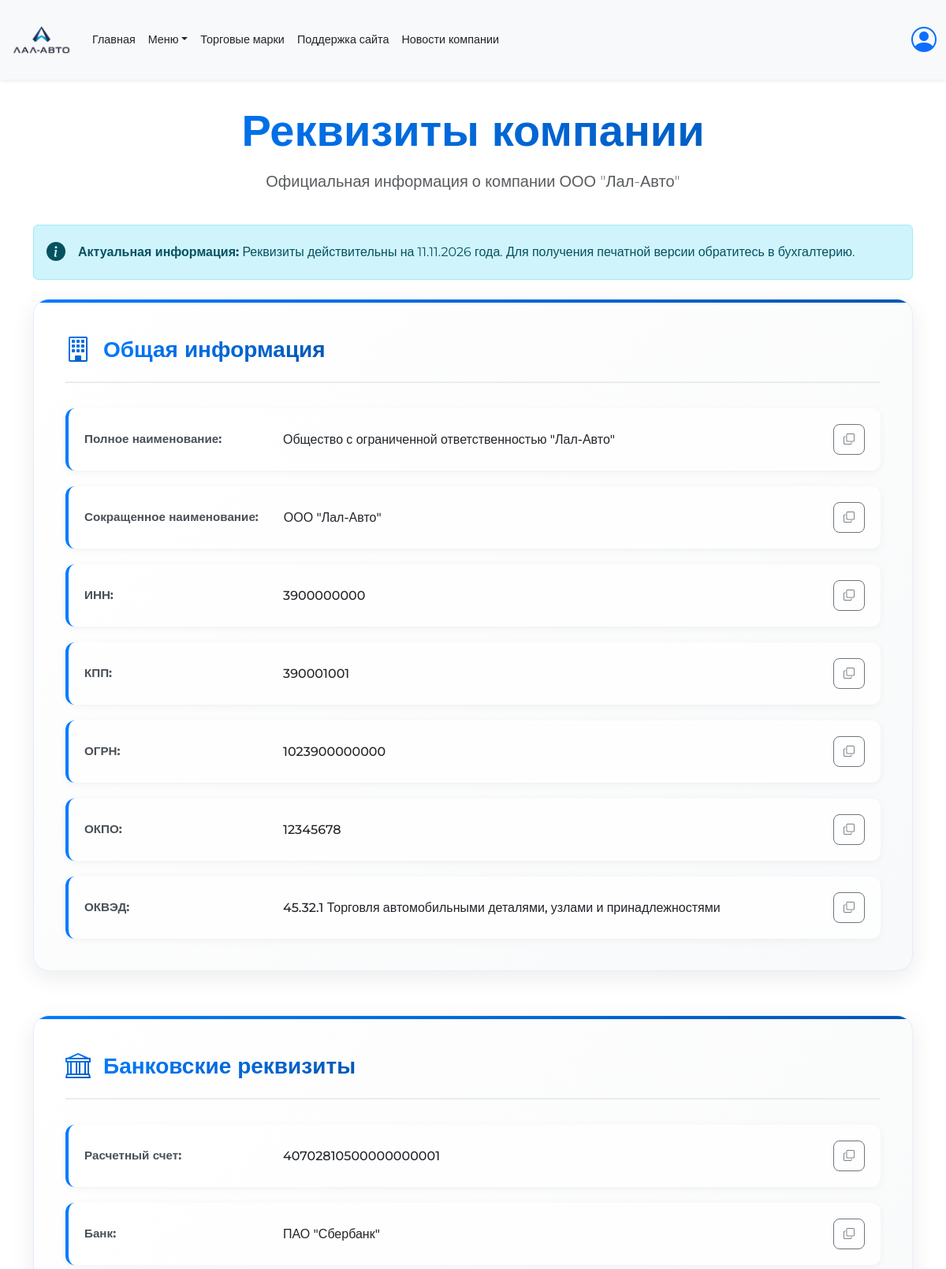
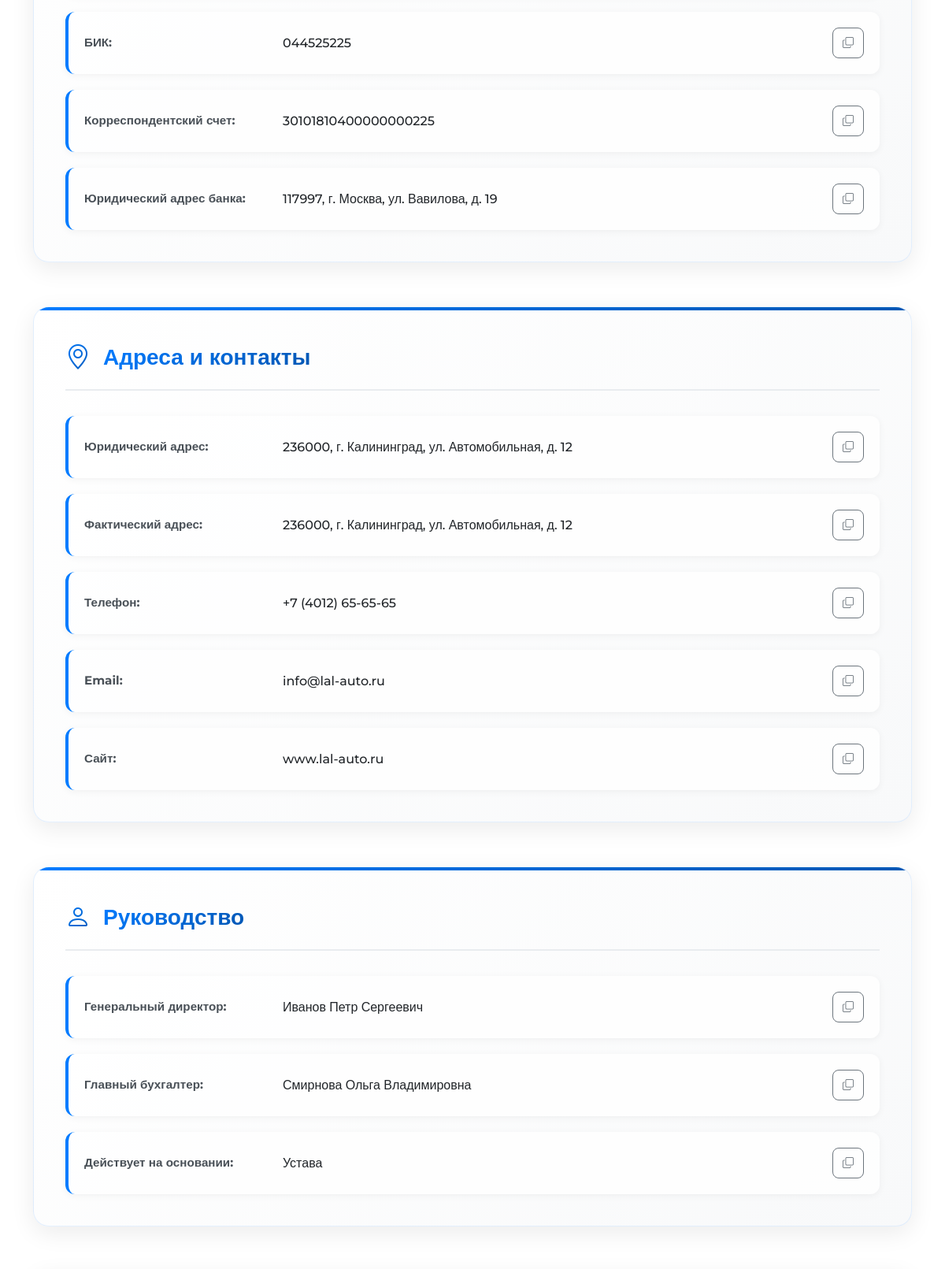
The app's page /includes/requisites.php (signed in, upper part) with its own data (2 pictures, top to bottom).
### tables this page shows
CREATE TABLE `company_requisites` (
  `id` int(11) NOT NULL,
  `category` varchar(50) NOT NULL,
  `title` varchar(255) NOT NULL,
  `value` text NOT NULL,
  `copy_value` varchar(500) DEFAULT NULL,
  `display_order` int(11) DEFAULT '0'
);

### includes/requisites.php (the view, shortened to what this page needs)
<?php
require_once("../config/link.php");
$requisites_by_category = [];
$categories = [
    'general' => ['icon' => 'building', 'title' => 'Общая информация'],
    'bank' => ['icon' => 'bank', 'title' => 'Банковские реквизиты'],
    'address' => ['icon' => 'geo-alt', 'title' => 'Адреса и контакты'],
    'management' => ['icon' => 'person', 'title' => 'Руководство']
];
foreach ($categories as $category => $category_info)
{
    $stmt = $conn->prepare("SELECT title, value, copy_value FROM company_requisites WHERE category = ? ORDER BY display_order");
    $stmt->bind_param("s", $category);
    $stmt->execute();
    $result = $stmt->get_result();
    $requisites_by_category[$category] = $result->fetch_all(MYSQLI_ASSOC);
}
?>
<!DOCTYPE html>
<html lang="ru">
<head>
    <link rel="stylesheet" href="../css/bootstrap.min.css">
    <link rel="stylesheet" href="https://cdn.jsdelivr.net/npm/bootstrap-icons@1.11.1/font/bootstrap-icons.css">
    <link rel="stylesheet" href="../css/style.css">
    <link rel="stylesheet" href="../css/requisites-styles.css">
</head>
<body>
<?php
    require_once("header.php");
?>
<div class="container my-5 pt-4">
    <div class="row mb-lg-4">
        <div class="col-12 text-center">
            <h1 class="display-4 fw-bold text-primary mb-3" style="padding-top: 60px;">Реквизиты компании</h1>
            <p class="lead fs-5 text-muted">Официальная информация о компании ООО "Лал-Авто"</p>
        </div>
    </div>
    <div class="alert alert-info d-flex align-items-center mb-4">
        <i class="bi bi-info-circle-fill fs-4 me-3"></i>
        <div>
            <strong>Актуальная информация:</strong> Реквизиты действительны на <?php echo date('d.m.Y'); ?> года.
            Для получения печатной версии обратитесь в бухгалтерию.
        </div>
    </div>
    <div class="row g-4 requisites-row">
        <?php
        foreach ($categories as $category => $category_info)
        {
        ?>
            <?php
            if (!empty($requisites_by_category[$category]))
            {
            ?>
                <div class="col-lg-12">
                    <div class="requisites-card w-100">
                        <div class="card-header-custom">
                            <i class="bi bi-<?php echo $category_info['icon']; ?> fs-2 me-3"></i>
                            <h3 class="mb-0"><?php echo $category_info['title']; ?></h3>
                        </div>
                        <div class="requisites-list">
                            <?php
                            foreach ($requisites_by_category[$category] as $item)
                            {
                            ?>
                                <div class="requisite-item">
                                    <div class="requisite-content">
                                        <span class="requisite-label"><?php echo htmlspecialchars($item['title']); ?>:</span>
                                        <span class="requisite-value"><?php echo htmlspecialchars($item['value']); ?></span>
                                    </div>
                                    <button class="btn btn-sm btn-outline-secondary copy-btn"
                                            data-copy="<?php echo htmlspecialchars($item['copy_value'] ?? $item['value']); ?>"
                                            onclick="copyText(this)">
                                        <i class="bi bi-copy"></i>
                                    </button>
                                </div>
                            <?php
                            }
                            ?>
                        </div>
                    </div>
                </div>
            <?php
            }
            ?>
        <?php
        }
        ?>
    </div>
</div>
<?php
    require_once("footer.php");
?>
</body>
</html>

### css/style.css (style rules this page uses)
html { scroll-behavior: smooth; --scrollbar-width: 0px; }
body { font-family: 'Montserrat', sans-serif; }
h1, h2 { color: #333; font-weight: 600; }

### css/requisites-styles.css (style rules this page uses)
.requisites-card { background: linear-gradient(135deg, #ffffff 0%, #f8f9fa 100%); border-radius: 20px; padding: 2.5rem; box-shadow: 0 8px 30px rgba(0, 0, 0, 0.08); margin-bottom: 2rem; border: 1px solid rgba(0, 123, 255, 0.1); transition: all 0.3s cubic-bezier(0.175, 0.885, 0.32, 1.275); position: relative; overflow: hidden; }
.requisites-card::before { content: ''; position: absolute; top: 0; left: 0; width: 100%; height: 4px; background: linear-gradient(135deg, #007bff 0%, #0056b3 100%); }
.card-header-custom { display: flex; align-items: center; margin-bottom: 2rem; padding-bottom: 1rem; border-bottom: 2px solid #e9ecef; }
.card-header-custom h3 { color: #2c3e50; font-weight: 700; background: linear-gradient(135deg, #007bff 0%, #0056b3 100%); -webkit-background-clip: text; -webkit-text-fill-color: transparent; background-clip: text; }
.card-header-custom i { background: linear-gradient(135deg, #007bff 0%, #0056b3 100%); -webkit-background-clip: text; -webkit-text-fill-color: transparent; background-clip: text; }
.requisites-list { display: flex; flex-direction: column; gap: 1.25rem; }
.requisite-item { display: flex; align-items: center; justify-content: space-between; padding: 1.25rem; background: rgba(255, 255, 255, 0.8); border-radius: 12px; border-left: 4px solid #007bff; box-shadow: 0 2px 10px rgba(0, 0, 0, 0.05); transition: all 0.3s ease; gap: 1rem; }
.requisite-content { flex: 1; display: flex; align-items: center; gap: 2rem; }
.requisite-label { font-weight: 700; color: #495057; font-size: 0.95rem; min-width: 220px; flex-shrink: 0; }
.requisite-value { color: #212529; font-weight: 500; line-height: 1.5; word-break: break-word; }
.requisite-item .btn { flex-shrink: 0; border-radius: 8px; padding: 0.5rem 0.75rem; transition: all 0.3s ease; }
@media (min-width: 1200px) { .requisites-row { display: flex; flex-wrap: wrap; } }
.row.g-4 { align-items: stretch; }
.display-4 { background: linear-gradient(135deg, #007bff 0%, #0056b3 100%); -webkit-background-clip: text; -webkit-text-fill-color: transparent; background-clip: text; }

### records on screen
company_requisites: title "Полное наименование", value "Общество с ограниченной ответственностью \"Лал-Авто\""
company_requisites: title "Сокращенное наименование", value "ООО \"Лал-Авто\""
company_requisites: title "ИНН", value "3900000000"
company_requisites: title "КПП", value "390001001"
company_requisites: title "ОГРН", value "1023900000000"
company_requisites: title "ОКПО", value "12345678"
company_requisites: title "ОКВЭД", value "45.32.1 Торговля автомобильными деталями, узлами и принадлежностями"
company_requisites: title "Расчетный счет", value "40702810500000000001"
company_requisites: title "Банк", value "ПАО \"Сбербанк\""
company_requisites: title "БИК", value "044525225"
company_requisites: title "Корреспондентский счет", value "30101810400000000225"
company_requisites: title "Юридический адрес банка", value "117997, г. Москва, ул. Вавилова, д. 19"
company_requisites: title "Юридический адрес", value "236000, г. Калининград, ул. Автомобильная, д. 12"
company_requisites: title "Фактический адрес", value "236000, г. Калининград, ул. Автомобильная, д. 12"
company_requisites: title "Телефон", value "+7 (4012) 65-65-65"
company_requisites: title "Email", value "info@lal-auto.ru"
company_requisites: title "Сайт", value "www.lal-auto.ru"
company_requisites: title "Генеральный директор", value "Иванов Петр Сергеевич"
company_requisites: title "Главный бухгалтер", value "Смирнова Ольга Владимировна"
company_requisites: title "Действует на основании", value "Устава"

### other values on screen
$category_info['title'] "Общая информация"
$category_info['title'] "Банковские реквизиты"
$category_info['title'] "Адреса и контакты"
$category_info['title'] "Руководство"
